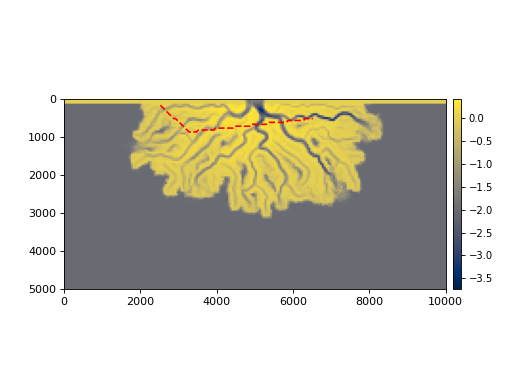

This figure's Python source:
import matplotlib.pyplot as plt
from deltametrics.sample_data.sample_data import golf
from deltametrics.section import PathSection
#
golfcube = golf()
golfcube.register_section('path', PathSection(
    path_idx=np.array([[3, 50], [17, 65], [10, 130]])))
fig, ax = plt.subplots()
golfcube.quick_show('eta', idx=-1, ax=ax, ticks=True)
golfcube.sections['path'].show_trace('r--', ax=ax)
